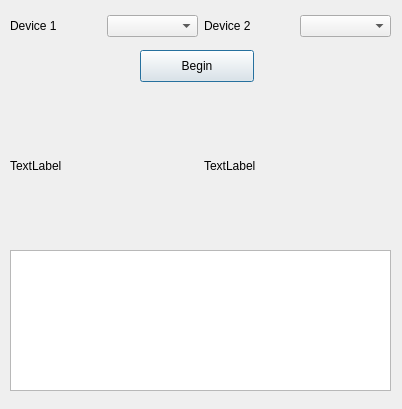
<?xml version="1.0" encoding="UTF-8"?>
<ui version="4.0">
 <class>MutualTest</class>
 <widget class="QDialog" name="MutualTest">
  <property name="geometry">
   <rect>
    <x>0</x>
    <y>0</y>
    <width>402</width>
    <height>409</height>
   </rect>
  </property>
  <property name="windowTitle">
   <string>Dialog</string>
  </property>
  <widget class="QPushButton" name="pushButton">
   <property name="geometry">
    <rect>
     <x>140</x>
     <y>50</y>
     <width>114</width>
     <height>32</height>
    </rect>
   </property>
   <property name="text">
    <string>Begin</string>
   </property>
  </widget>
  <widget class="QTextBrowser" name="textBrowser">
   <property name="geometry">
    <rect>
     <x>10</x>
     <y>250</y>
     <width>381</width>
     <height>141</height>
    </rect>
   </property>
  </widget>
  <widget class="QWidget" name="">
   <property name="geometry">
    <rect>
     <x>10</x>
     <y>10</y>
     <width>381</width>
     <height>32</height>
    </rect>
   </property>
   <layout class="QHBoxLayout" name="horizontalLayout">
    <item>
     <widget class="QLabel" name="label">
      <property name="text">
       <string>Device 1</string>
      </property>
     </widget>
    </item>
    <item>
     <widget class="QComboBox" name="device1ComboBox"/>
    </item>
    <item>
     <widget class="QLabel" name="label_2">
      <property name="text">
       <string>Device 2</string>
      </property>
     </widget>
    </item>
    <item>
     <widget class="QComboBox" name="device2ComboBox"/>
    </item>
   </layout>
  </widget>
  <widget class="QWidget" name="">
   <property name="geometry">
    <rect>
     <x>10</x>
     <y>90</y>
     <width>381</width>
     <height>151</height>
    </rect>
   </property>
   <layout class="QHBoxLayout" name="horizontalLayout_2">
    <item>
     <widget class="QLabel" name="label_3">
      <property name="text">
       <string>TextLabel</string>
      </property>
     </widget>
    </item>
    <item>
     <widget class="QLabel" name="label_4">
      <property name="text">
       <string>TextLabel</string>
      </property>
     </widget>
    </item>
   </layout>
  </widget>
 </widget>
 <resources/>
 <connections/>
</ui>
